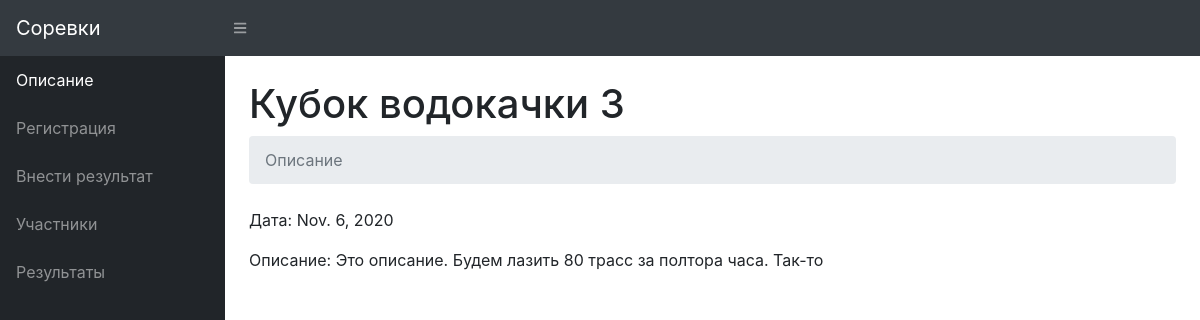
Page /e/1/ on the earlier database version.
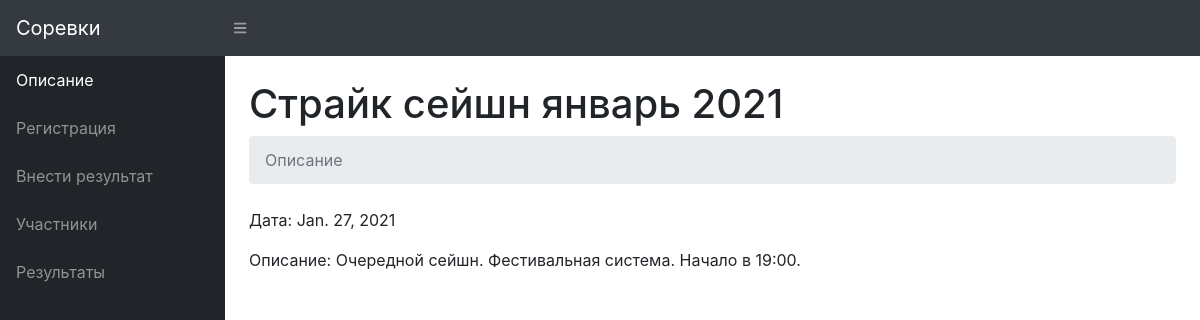
Same page on the later database version.
### events/models.py (models this page shows)
class Event(models.Model):
    title = models.CharField(max_length=128)
    date = models.DateField(null=True)
    poster = models.ImageField(upload_to=settings.MEDIA_POSTERS_DIR, blank=True, null=True)
    description = models.TextField(null=True)
    routes_num = models.IntegerField(null=True)
    is_published = models.BooleanField(default=False)
    is_registration_open = models.BooleanField(default=False)
    is_results_allowed = models.BooleanField(default=False)
    is_enter_result_allowed = models.BooleanField(default=False)
    is_count_only_entered_results = models.BooleanField(default=False)
    SCORE_SIMPLE_SUM = 'SUM'
    SCORE_PROPORTIONAL = 'PROP'
    SCORE_TYPE = [
        (SCORE_SIMPLE_SUM, 'Сумма баллов'),
        (SCORE_PROPORTIONAL, 'От кол-ва пролазов'),
    ]
    score_type = models.CharField(max_length=4, choices=SCORE_TYPE, default=SCORE_SIMPLE_SUM)
    flash_points = models.IntegerField(default=100)
    redpoint_points = models.IntegerField(default=80)

### events/views.py (the view)
# urls.py: path('e/<int:event_id>/', views.EventView.as_view(), name='event'),
class EventView(views.View):
    @staticmethod
    def get(request, event_id):
        event = Event.objects.get(id=event_id)
        return render(
            request=request,
            template_name='events/event.html',
            context={
                'event': event,
            }
        )

### events/templates/events/event.html
{% extends 'events/event-base.html' %}
{% block title %}
Описание
{% endblock %}
{% block content %}
{% if event.is_published %}
<p>Дата: {{ event.date }}</p>
<p>Описание: {{ event.description }}</p>
{% else %}
  {% include 'events/snippet-card-banner.html' with message='Событие не опубликовано!' %}
{% endif %}
{% endblock %}

### events/templates/events/event-base.html
{% extends 'events/base.html' %}
{% block container %}
<h1 class="mt-4">{{ event.title }}</h1>
<ol class="breadcrumb mb-4">
  <li class="breadcrumb-item active">
    {% block title %} {% endblock %}
  </li>
</ol>
<section class="tab-pane fade show active">
  {% block content %} {% endblock %}
</section>
{% endblock %}

### events/templates/events/base.html (shortened to what this page needs)
<!DOCTYPE html>
<html lang="en">
<head>
  <link href="/static/events/css/styles.css" rel="stylesheet" type="text/css"/>
  <link href="https://cdn.datatables.net/1.10.20/css/dataTables.bootstrap4.min.css"
        rel="stylesheet"/>
</head>
<body class="sb-nav-fixed">
<nav class="sb-topnav navbar navbar-expand navbar-dark bg-dark">
  <a class="navbar-brand" href="{% url 'main' %}">Соревки</a>
  <button class="btn btn-link btn-sm order-1 order-lg-0" href="#" id="sidebarToggle"><i class="fas fa-bars"></i>
  </button>
</nav>
<div id="layoutSidenav">
  <div id="layoutSidenav_nav">
    {% include 'events/snippet-side-navbar.html' %}
  </div>
  <div id="layoutSidenav_content">
    <main>
      <div class="container-fluid">
        {% block container %} {% endblock %}
      </div>
    </main>
  </div>
</div>
</body>
</html>

### events/templates/events/snippet-side-navbar.html (shortened to what this page needs)
{% load active_link_tags %}
<nav class="sb-sidenav accordion sb-sidenav-dark" id="sidenavAccordion">
  <div class="sb-sidenav-menu">
    <div class="nav">
      <a class="nav-link {% active_link 'event' strict=True event_id=event.id %}"
         href="{% url 'event' event.id %}">Описание</a>
      <a class="nav-link {% active_link 'event_registration' strict=True event_id=event.id %}"
         href="{% url 'event_registration' event.id %}">Регистрация</a>
      <a class="nav-link {% active_link 'event_enter' strict=True event_id=event.id %}"
         href="{% url 'event_enter' event.id %}">Внести результат</a>
      <a class="nav-link {% active_link 'event_participants' strict=True event_id=event.id %}"
         href="{% url 'event_participants' event.id %}">Участники</a>
      <a class="nav-link {% active_link 'event_results' strict=True event_id=event.id %}"
         href="{% url 'event_results' event.id %}">Результаты</a>
    </div>
  </div>
</nav>

Differences in the rows shown:
changed Event: title "Кубок водокачки 3" → "Страйк сейшн январь 2021"; date "Nov. 6, 2020" → "Jan. 27, 2021"; description "Это описание. Будем лазить 80 трасс за полтора часа. Так-то" → "Очередной сейшн. Фестивальная система. Начало в 19:00."
